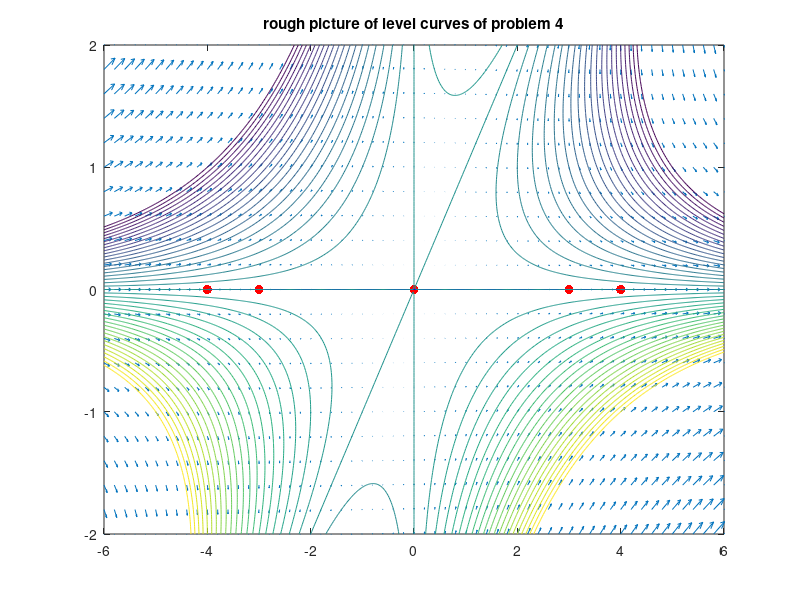

This chart was generated by the following MATLAB code:
% Visualize solutions 
close all;clear;clc;
% plot solutions for (x,y) starting at (1,1)
[x,y] = meshgrid(-6:0.2:6,-2:0.2:2);
u = x.*x-2*x.*y;
v = y.*y-2*x.*y;
startx = [-4 -3 0 3 4];
starty = [0 0 0 0 0];
plot(startx,starty,'r.','MarkerSize',20)
streamline(x,y,u,v,startx,starty)

% plot vector field
hold on;
[x,y] = meshgrid(-6:0.2:6,-2:0.2:2);
u = x.*x-2*x.*y;
v = y.*y-2*x.*y;
quiver(x,y,u,v)
[x,y] = meshgrid(-6:0.02:6,-2:0.02:2);

V= x.*y.*y-x.*x.*y;
contour(x,y,V,[-20:1:20])
title("rough picture of level curves of problem 4")